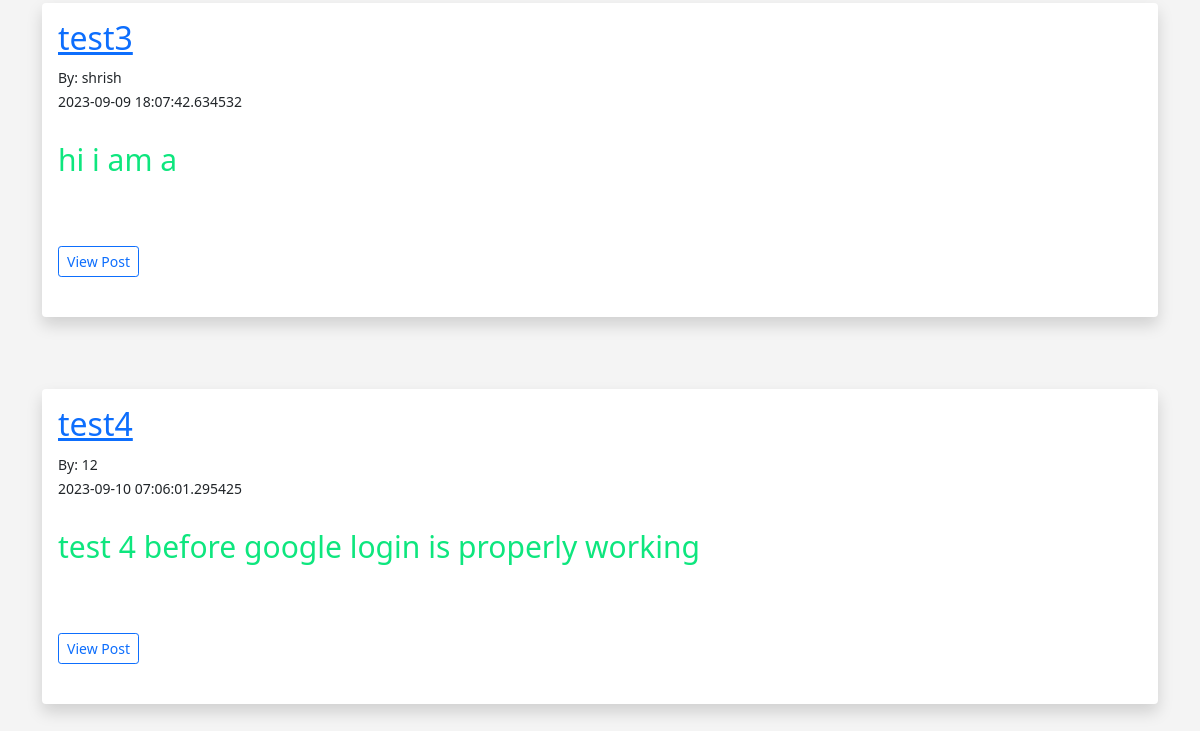
Page /posts (lower part) on the earlier database version.
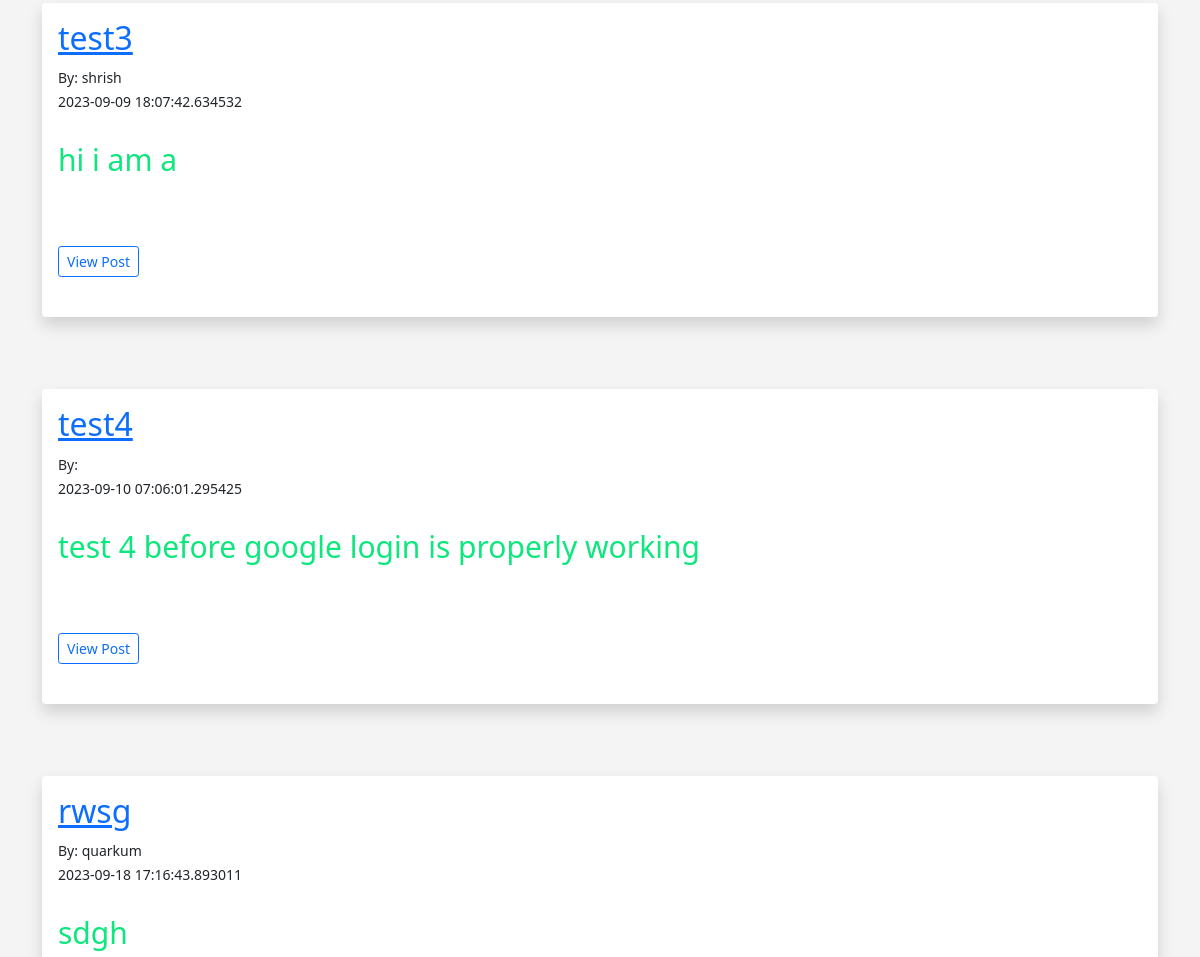
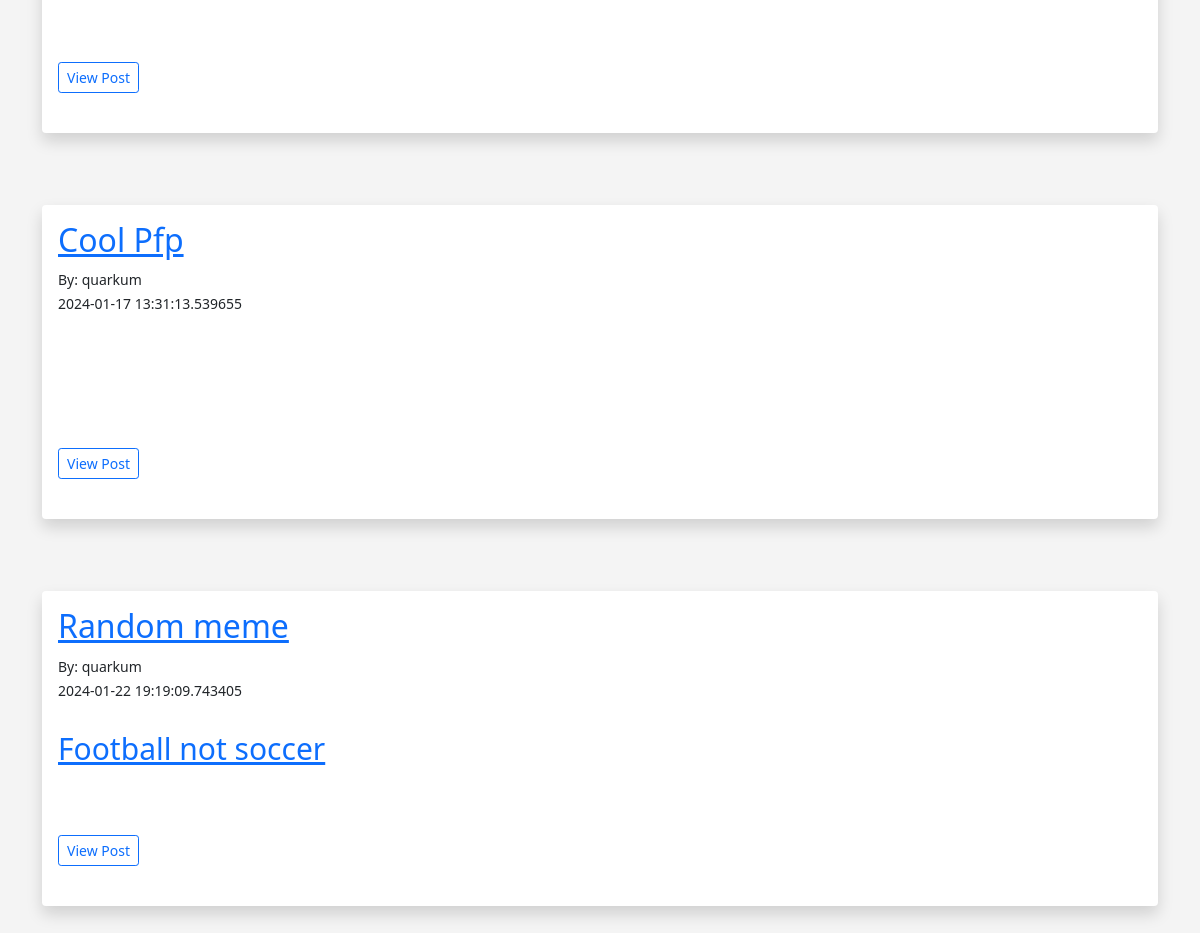
Same page on the later database version (2 pictures, top to bottom).
### app.py (models this page shows, shortened)
class Posts(db.Model):
	id = db.Column(db.Integer, primary_key=True)
	title = db.Column(db.String(255))
	content = db.Column(db.Text)
	date_posted = db.Column(db.DateTime, default=datetime.utcnow)
	slug = db.Column(db.String(255))
	poster_id = db.Column(db.Integer, db.ForeignKey('users.id'))

class Users(db.Model, UserMixin):
	id = db.Column(db.Integer, primary_key=True)
	username = db.Column(db.String(20), nullable=False, unique=True)
	name = db.Column(db.String(200), nullable=False)
	email = db.Column(db.String(120), nullable=False, unique=True)
	about_author = db.Column(db.Text(500), nullable=True)
	date_added = db.Column(db.DateTime, default=datetime.utcnow)
	profile_pic = db.Column(db.String(), nullable=True)
	password_hash = db.Column(db.String(128))
	posts = db.relationship('Posts', backref='poster')
	@property
	def password(self):
		raise AttributeError('password is not a readable attribute!')

### app.py (the view)
@app.route('/posts')
def posts():
	posts = Posts.query.order_by(Posts.date_posted)
	return render_template("posts.html", posts=posts)

### app.py (called while the page is built)
@app.context_processor
def base():
	form = SearchForm()
	return dict(form=form)

### templates/posts.html (shortened to what this page needs)
{% extends 'base.html' %}
{% block content %}
<br/>
{% for post in posts %}
<div class="shadow p-3 mb-5 bg-body rounded">
	<h2><a href="{{ url_for('post', id=post.id)}}">{{ post.title }}</a></h2>
	<small>By: {{ post.poster.name }}<br/>
	{{ post.date_posted }}</small> <br/><br/>
	{{ post.content|safe }}
	<br/><br/>
	<a href="{{ url_for('post', id=post.id)}}" class="btn btn-outline-primary btn-sm">View Post</a>
	<br/><br/>
</div>
<br/>
{% endfor %}
{% endblock %}

Differences in the rows shown:
changed Posts "test4": poster.name "12" → (not shown)
added Posts: title "rwsg", poster.name "quarkum", date_posted "2023-09-18 17:16:43.893011", content "sdgh"
added Posts: title "Cool Pfp", poster.name "quarkum", date_posted "2024-01-17 13:31:13.539655"
added Posts: title "Random meme", poster.name "quarkum", date_posted "2024-01-22 19:19:09.743405", content "Football not soccer"
